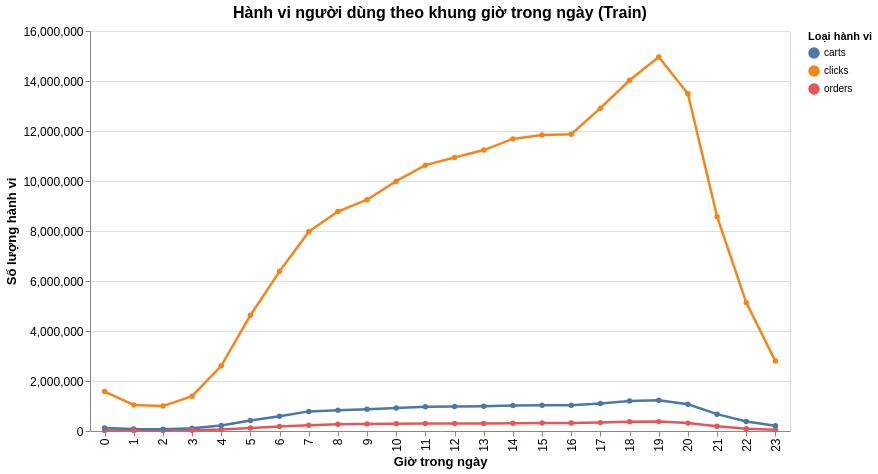

Notebook code cell kept with this figure:
### Code cell
chart = alt.Chart(hourly_counts).mark_line(strokeWidth=2.5, point=True).encode(
    x=alt.X('hour:O', title='Giờ trong ngày'),
    y=alt.Y('count:Q', title='Số lượng hành vi'),
    color=alt.Color('type:N', title='Loại hành vi'),
    tooltip=['hour', 'type', 'count']
).properties(
    width=700,
    height=400,
    title=alt.TitleParams(
        text='Hành vi người dùng theo khung giờ trong ngày (Train)',
        fontSize=16,
    )
).configure_axis(
    labelFontSize=12,
    titleFontSize=13
)

chart.show()

### Figure 1 — Vega-Lite specification as saved in the notebook (floating-point values rounded to 4 significant figures)
{"config": {"view": {"continuousWidth": 300, "continuousHeight": 300}, "axis": {"labelFontSize": 12, "titleFontSize": 13}}, "data": {"name": "data-c8c920a3f52843c10156c5fae2924232"}, "mark": {"type": "line", "point": true, "strokeWidth": 2.5}, "encoding": {"color": {"field": "type", "title": "Loại hành vi", "type": "nominal"}, "tooltip": [{"field": "hour", "type": "quantitative"}, {"field": "type", "type": "nominal"}, {"field": "count", "type": "quantitative"}], "x": {"field": "hour", "title": "Giờ trong ngày", "type": "ordinal"}, "y": {"field": "count", "title": "Số lượng hành vi", "type": "quantitative"}}, "height": 400, "title": {"text": "Hành vi người dùng theo khung giờ trong ngày (Train)", "fontSize": 16}, "width": 700, "$schema": "https://vega.github.io/schema/vega-lite/v5.20.1.json", "datasets": {"data-c8c920a3f52843c10156c5fae2924232": [{"hour": 0, "type": "orders", "count": 24663}, {"hour": 0, "type": "carts", "count": 117844}, {"hour": 0, "type": "clicks", "count": 1576860}, {"hour": 1, "type": "clicks", "count": 1043668}, {"hour": 1, "type": "carts", "count": 78410}, {"hour": 1, "type": "orders", "count": 16281}, {"hour": 2, "type": "orders", "count": 15585}, {"hour": 2, "type": "clicks", "count": 995649}, {"hour": 2, "type": "carts", "count": 73652}, {"hour": 3, "type": "carts", "count": 106500}, {"hour": 3, "type": "clicks", "count": 1393322}, {"hour": 3, "type": "orders", "count": 26272}, {"hour": 4, "type": "orders", "count": 61015}, {"hour": 4, "type": "carts", "count": 224245}, {"hour": 4, "type": "clicks", "count": 2608864}, {"hour": 5, "type": "clicks", "count": 4629314}, {"hour": 5, "type": "carts", "count": 417324}, {"hour": 5, "type": "orders", "count": 119545}, {"hour": 6, "type": "orders", "count": 175544}, {"hour": 6, "type": "carts", "count": 586254}, {"hour": 6, "type": "clicks", "count": 6386143}, {"hour": 7, "type": "carts", "count": 784631}, {"hour": 7, "type": "orders", "count": 228778}, {"hour": 7, "type": "clicks", "count": 7969512}, {"hour": 8, "type": "orders", "count": 266491}, {"hour": 8, "type": "clicks", "count": 8780605}, {"hour": 8, "type": "carts", "count": 834570}, {"hour": 9, "type": "orders", "count": 284553}, {"hour": 9, "type": "carts", "count": 874577}, {"hour": 9, "type": "clicks", "count": 9251004}, {"hour": 10, "type": "carts", "count": 921994}, {"hour": 10, "type": "clicks", "count": 9991988}, {"hour": 10, "type": "orders", "count": 291125}, {"hour": 11, "type": "orders", "count": 300630}, {"hour": 11, "type": "carts", "count": 972026}, {"hour": 11, "type": "clicks", "count": 10633565}, {"hour": 12, "type": "orders", "count": 303791}, {"hour": 12, "type": "clicks", "count": 10937098}, {"hour": 12, "type": "carts", "count": 977860}, {"hour": 13, "type": "carts", "count": 989996}, {"hour": 13, "type": "clicks", "count": 11236824}, {"hour": 13, "type": "orders", "count": 303456}, {"hour": 14, "type": "orders", "count": 314264}, {"hour": 14, "type": "carts", "count": 1017578}, {"hour": 14, "type": "clicks", "count": 11684223}, {"hour": 15, "type": "orders", "count": 321802}, {"hour": 15, "type": "clicks", "count": 11839930}, {"hour": 15, "type": "carts", "count": 1026069}, {"hour": 16, "type": "orders", "count": 316702}, {"hour": 16, "type": "clicks", "count": 11869042}, {"hour": 16, "type": "carts", "count": 1026187}, {"hour": 17, "type": "clicks", "count": 12913220}, {"hour": 17, "type": "orders", "count": 335114}, {"hour": 17, "type": "carts", "count": 1102474}, {"hour": 18, "type": "carts", "count": 1201107}, {"hour": 18, "type": "orders", "count": 372877}, {"hour": 18, "type": "clicks", "count": 14030031}, {"hour": 19, "type": "clicks", "count": 14956240}, {"hour": 19, "type": "orders", "count": 375037}, {"hour": 19, "type": "carts", "count": 1232739}, {"hour": 20, "type": "orders", "count": 315325}, {"hour": 20, "type": "clicks", "count": 13489915}, {"hour": 20, "type": "carts", "count": 1067267}, {"hour": 21, "type": "orders", "count": 191712}, {"hour": 21, "type": "carts", "count": 673911}, {"hour": 21, "type": "clicks", "count": 8572970}, {"hour": 22, "type": "orders", "count": 91929}, {"hour": 22, "type": "carts", "count": 380751}, {"hour": 22, "type": "clicks", "count": 5134353}, {"hour": 23, "type": "clicks", "count": 2796614}, {"hour": 23, "type": "orders", "count": 46460}, {"hour": 23, "type": "carts", "count": 208225}]}}
